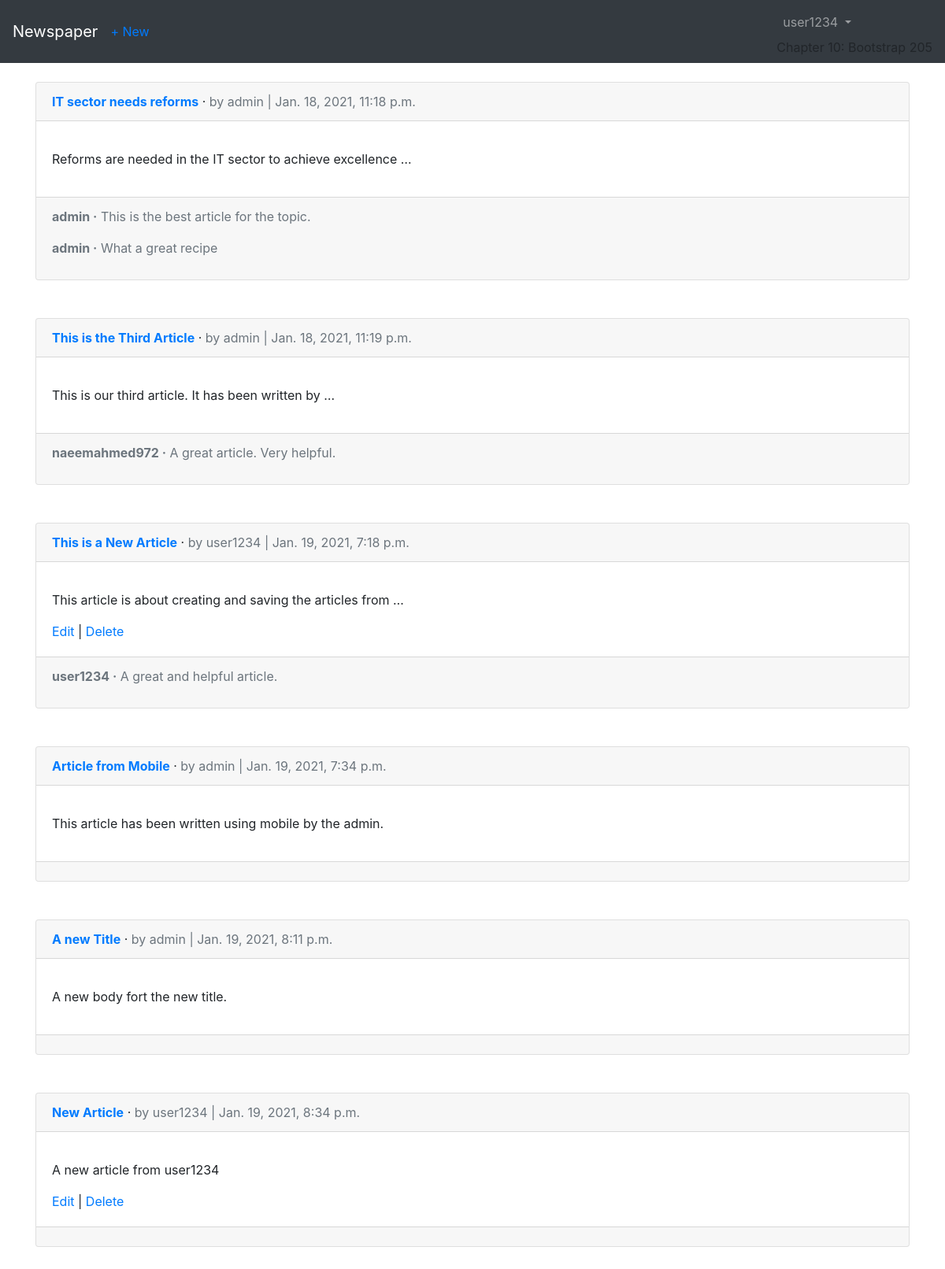
/articles/ (signed in), run on the app's committed database.
### users/models.py (models this page shows)
class CustomUser(AbstractUser):
    age = models.PositiveIntegerField(null=True, blank=True)

### articles/models.py (models this page shows, shortened)
class Article(models.Model):
    title = models.CharField(max_length=255)
    body = models.TextField()
    date = models.DateTimeField(auto_now_add=True)
    author = models.ForeignKey(get_user_model(), on_delete=models.CASCADE)

class Comment(models.Model):
    article = models.ForeignKey(Article, on_delete=models.CASCADE, related_name='comments')
    comment = models.CharField(max_length=140)
    author = models.ForeignKey(get_user_model(), on_delete=models.CASCADE)
    def __str__(self):
        return f"{self.comment}"

### articles/views.py (the view)
# urls.py: path('', ArticleListView.as_view(), name='article_list'),
class ArticleListView(LoginRequiredMixin, ListView):
    model = Article
    template_name = 'article_list.html'
    login_url = 'login'

### templates/article_list.html (shortened to what this page needs)
{% extends 'base.html' %}
{% block content %}
    {% for article in object_list %}
        <div class="card mb-5">
            <div class="card-header">
                <span class="font-weight-bold"><a href="{% url 'article_detail' article.pk %}">{{ article.title }}</a></span> &middot;
                <span class="text-muted">by {{ article.author }} | {{ article.date }}</span>
            </div>
            <div class="card-body">
                <p>
                    {{ article.body|truncatewords:10|linebreaks }}
                </p>
                {% if user == article.author %}
                    <a href="{% url 'article_edit' article.pk %}">Edit</a> | <a href="{% url 'article_delete' article.pk %}">Delete</a>
                {% endif %}
            </div>
            <div class="card-footer text-muted">
                {% for comment in article.comments.all %}
                    <p>
                        <span class="font-weight-bold">{{ comment.author }} &middot;</span> {{ comment }}
                    </p>
                {% endfor %}
            </div>
        </div>
    {% endfor %}
{% endblock content %}

### templates/base.html (shortened to what this page needs)
<!DOCTYPE html>
<html lang="en">
<head>
    <link rel="stylesheet" href="https://maxcdn.bootstrapcdn.com/bootstrap/4.0.0/css/bootstrap.min.css">
</head>
<body>
    <nav class="navbar navbar-expand-md navbar-dark bg-dark mb-4">
        <a class="navbar-brand" href="{% url 'home' %}">Newspaper</a>
        {% if user.is_authenticated %}
            <ul class="navbar-nav mr-auto">
                <li class="nav-item">
                    <a href="{% url 'article_new' %}">+ New</a>
                </li>
            </ul>
        {% endif %}
        <div class="collapse navbar-collapse" id="navbarCollapse">
            {% if user.is_authenticated %}
                <ul class="navbar-nav ml-auto">
                    <li class="nav-item">
                        <a class="nav-link dropdown-toggle" href="#" id="userMenu" data-toggle="dropdown" aria-haspopup="true" aria-expanded="false">
                            {{ user.username }}
                        </a>
                        Chapter 10: Bootstrap 205
                    </li>
                </ul>
            {% endif %}
        </div>
    </nav>
    <div class="container">
        {% block content %}
        {% endblock content %}
    </div>
</body>
</html>

### data on the page
CustomUser: username "user1234"
Article: title "IT sector needs reforms", author "admin", date "Jan. 18, 2021, 11:18 p.m.", body "Reforms are needed in the IT sector to achieve excellence …"
Comment: author "admin", comment "This is the best article for the topic."
Comment: author "admin", comment "What a great recipe"
Article: title "This is the Third Article", author "admin", date "Jan. 18, 2021, 11:19 p.m.", body "This is our third article. It has been written by …"
Comment: author "naeemahmed972", comment "A great article. Very helpful."
Article: title "This is a New Article", author "user1234", date "Jan. 19, 2021, 7:18 p.m.", body "This article is about creating and saving the articles from …", shows "Edit"
Comment: author "user1234", comment "A great and helpful article."
Article: title "Article from Mobile", author "admin", date "Jan. 19, 2021, 7:34 p.m.", body "This article has been written using mobile by the admin."
Article: title "A new Title", author "admin", date "Jan. 19, 2021, 8:11 p.m.", body "A new body fort the new title."
Article: title "New Article", author "user1234", date "Jan. 19, 2021, 8:34 p.m.", body "A new article from user1234", shows "Edit"
